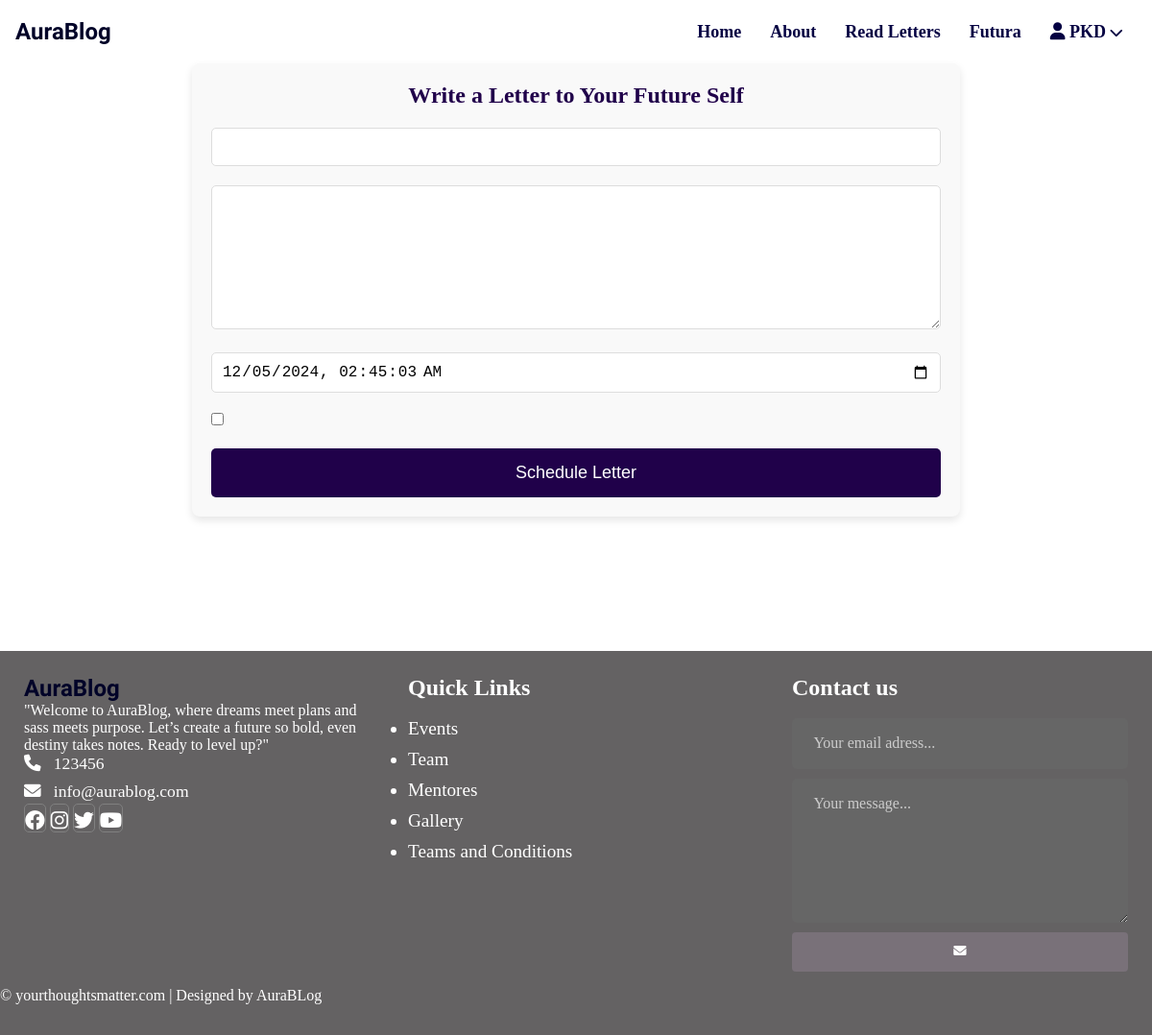
The app's page /write-letter/, older data.
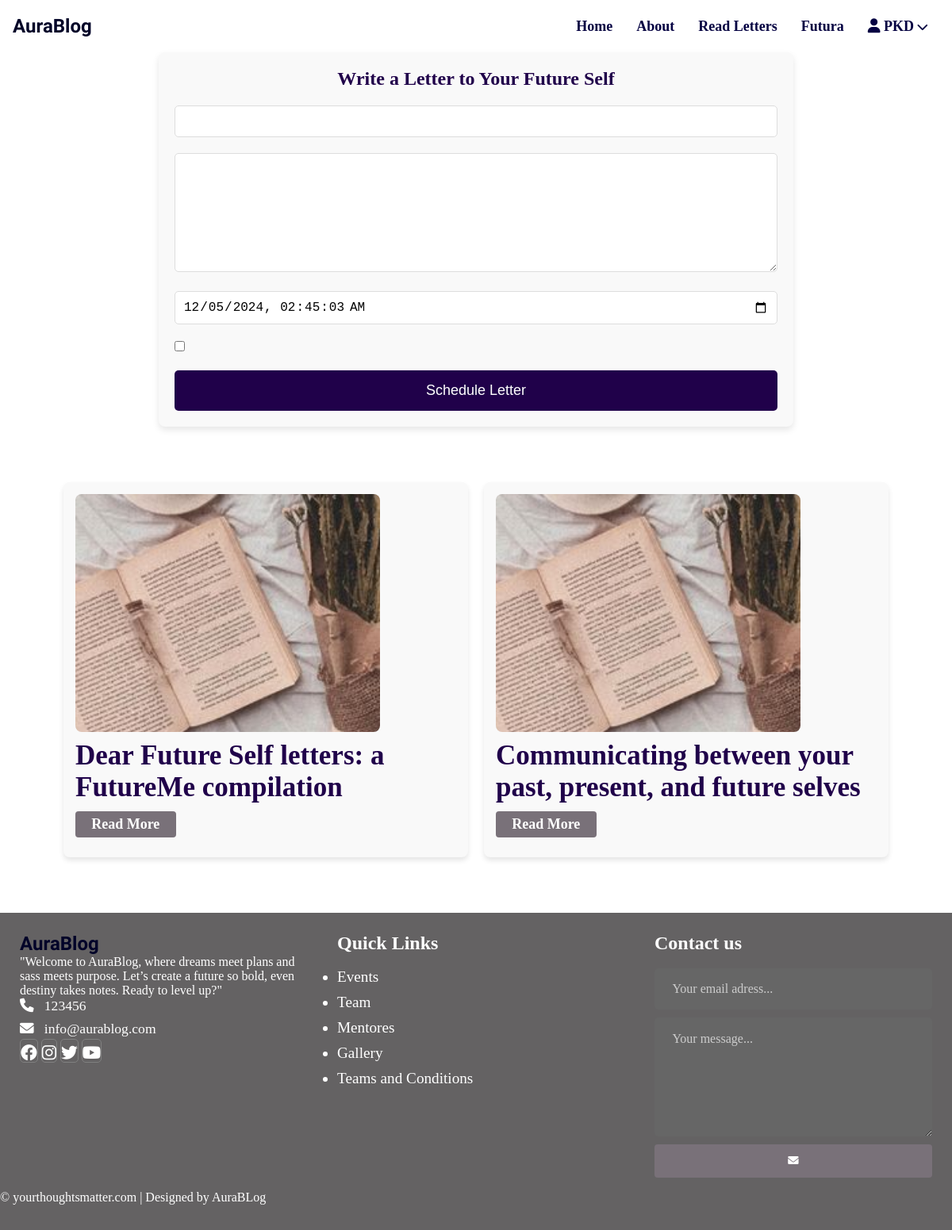
The same page, newer data.
### vaultapp/models.py (models this page shows, shortened)
class BlogPost(models.Model):
    author = models.ForeignKey(User, on_delete=models.CASCADE, related_name='blog_posts')
    title = models.CharField(max_length=255)
    content = models.TextField()
    tags = models.CharField(max_length=255, null=True, blank=True)
    feature_image = models.ImageField(upload_to='blog_posts/images/', null=True, blank=True)
    is_published = models.BooleanField(default=False)
    created_at = models.DateTimeField(auto_now_add=True)
    updated_at = models.DateTimeField(auto_now=True)
    class Meta:
        ordering = ['-created_at']

### vaultapp/views.py (the view)
# urls.py: path('write-letter/', views.write_letter, name='write_letter'),
def write_letter(request):
    blogs = BlogPost.objects.all().order_by('-created_at')[:6]
    if request.method == 'POST':
        form = LetterForm(request.POST)
        if form.is_valid():
            letter = form.save(commit=False)
            if request.user.is_authenticated:
                letter.user = request.user  # Associate the letter with the logged-in user
            letter.status = 'scheduled'  # Set status to scheduled by default
            letter.save()
            messages.success(request, "Your letter has been scheduled successfully.")
            return redirect('vaultapp/letter_scheduled')  # Redirect to a confirmation page
        else:
            messages.error(request, "There was an error with your submission.")
    else:
        form = LetterForm()
    return render(request, 'vaultapp/write_letter.html', {'form': form, 'blogs': blogs})

### vaultapp/form.py
class LetterForm(forms.ModelForm):
    class Meta:
        model = Letter
        fields = ['recipient_email', 'content', 'send_date', 'title', 'is_public']
    def __init__(self, *args, **kwargs):
        super().__init__(*args, **kwargs)
        self.fields['send_date'].initial = timezone.now()
        self.fields['send_date'].widget = forms.DateTimeInput(attrs={
            'type': 'datetime-local',
            'min': timezone.now().strftime('%Y-%m-%dT%H:%M'),  # Set the minimum date/time as the current time
        })
        self.fields['title'].required = False

### vaultapp/templates/vaultapp/write_letter.html (shortened to what this page needs)
{% extends "base.html" %}
{% load static %}
{% block content %}
<div class="letter-form-container">
    <h1>Write a Letter to Your Future Self</h1>
    <form method="POST" class="letter-form">
        <div class="form-field">
            {{ form.recipient_email }}
        </div>
        <div class="form-field">
            {{ form.content }}
        </div>
        <div class="form-field">
            {{ form.send_date }}
        </div>
        <div class="form-field">
            {{ form.is_public }}
        </div>
        <button type="submit" class="submit-btn">Schedule Letter</button>
    </form>
</div>
<section class="content">
<div class="post-wrapper-unique">
        {% for blog in blogs %}
        <div class="post-unique">
            {% if blog.feature_photo %}
            <img src="{{ blog.feature_image.url }}" alt="Feature Photo" class="slider-image">
            {% else %}
            <img src="{% static 'vaultapp/images/5.jpg' %}" alt="Default Image" class="slider-image-unique">
            {% endif %}
            <div class="post-info-unique">
            <h3>{{ blog.title }}</h3>
            <div class="info-group">
            <a href="{% url 'blog_detail' blog.id %}" class="btn read-more">Read More</a>
        </div>
    </div>
        </div>
        {% endfor %}
</div>
</section>
{% endblock %}

### vaultapp/templates/base.html (shortened to what this page needs)
<!DOCTYPE html>
<html lang="en">
<head>
    {% load static %}
    <link rel="stylesheet" href="https://cdnjs.cloudflare.com/ajax/libs/font-awesome/6.0.0-beta3/css/all.min.css">
    <link rel="stylesheet" href="{% static 'vaultapp/CSS/style.css' %}">
    <link rel="stylesheet" type="text/css" href="{% static 'path_to/slick.css' %}">
    <link rel="stylesheet" type="text/css" href="{% static 'path_to/slick-theme.css' %}">
</head>
<body>
    <header>
        <div class="logo">
            <h1 class="logo-text"><span>AuraBlog</span></h1>
        </div>
        <ul class="nav">
            <li><a href="{% url 'home' %}" class="hover-line">Home</a></li>
            <li><a href="{% url 'about' %}" class="hover-line">About</a></li>
            <li><a href="{% url 'post_list' %}" class="hover-line">Read Letters</a></li>
            <li><a href="{% url 'write_letter' %}" class="hover-line">Futura</a></li>
            <li><a href="#">
                    <i class="fa fa-user"></i>
                    PKD
                    <i class="fa fa-chevron-down" style="font-size: .8em;"></i>
                </a>
            </li>
        </ul>
    </header>
</body>
{% block content %}
{% endblock content %}
<div class="footer">
    <div class="footer-content">
        <div class="footer-section about">
            <h1 class="logo-text"><span>AuraBlog</span> </h1>
            <p>
                "Welcome to AuraBlog, where dreams meet plans and sass meets purpose. Let’s create a future so bold, even destiny takes notes. Ready to level up?"
            </p>
            <div class="contact">
                <span><i class ="fas fa-phone"></i> &nbsp; 123456</span>
                <span><i class ="fas fa-envelope"></i> &nbsp; info@aurablog.com</span>
            </div>
            <div class="socials">
                <a href="#"><i class="fab fa-facebook"></i></a>
                <a href="#"><i class="fab fa-instagram"></i></a>
                <a href="#"><i class="fab fa-twitter"></i></a>
                <a href="#"><i class="fab fa-youtube"></i></a>
            </div>
        </div>
        <div class="footer-section links">
            <h2>Quick Links</h2>
            <br>
            <ul>
                <a href ="#"><li>Events</li></a>
                <a href ="#"><li>Team</li></a>
                <a href ="#"><li>Mentores</li></a>
                <a href ="#"><li>Gallery</li></a>
                <a href ="#"><li>Teams and Conditions</li></a>
            </ul>
        </div>
        <div class="footer-section contact-form">
            <h2>Contact us </h2>
            <br>
            <form action="vaultapp/home.html" method="post">
                <input type="email" name="email" class="text-input contact-input" placeholder="Your email adress...">
                <textarea name="message"  class="text-input contact-input" placeholder="Your message..."></textarea>
                <button type="submit" class="btn btn-big contact-btn">
                    <i class="fas fa-envelope"></i>
                </button>
            </form>
        </div>
    </div>
    <div class="footer-bottom">
        &copy; yourthoughtsmatter.com | Designed by AuraBLog
    </div>
</div>
</html>

Row changes from the older to the newer data that the page shows:
added BlogPost: title "Dear Future Self letters: a FutureMe compilation"
added BlogPost: title "Communicating between your past, present, and future selves"
